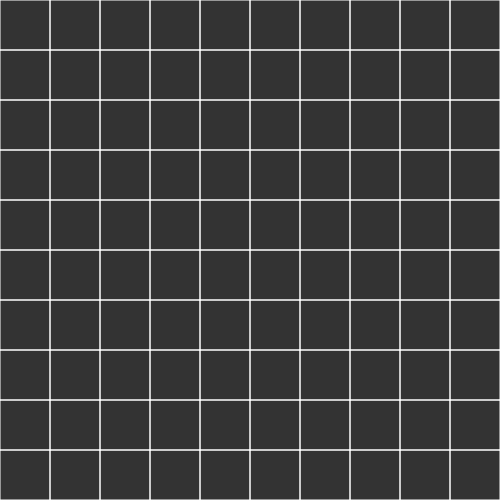
Frame 1 (no input)
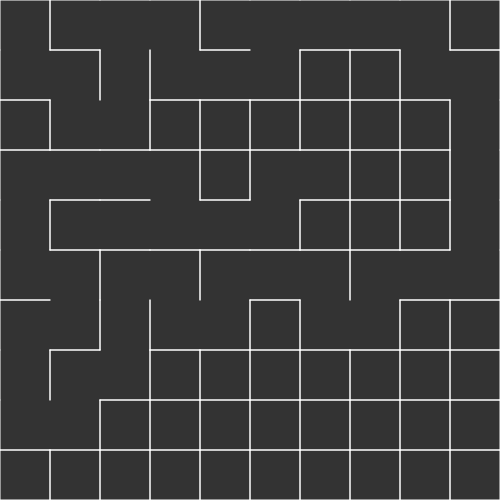
Frame 60 (no input)
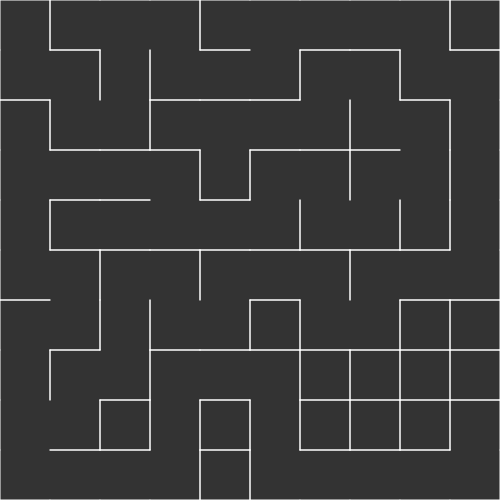
Frame 120 (the mouse pressed at the canvas centre since frame 60)

The p5.js sketch that drew these frames (run headless with seeded random() and noise() and a simulated clock; from frame 60 on, the mouse is pressed at the canvas centre):

// p5.js sketch
// ── sketch.js
// DEBUG
const DEBUG = false;

// Size of canvas
const SIZE_CANVAS = 500;

// Size cell
let currentCell;

const COUNT_CELL = 10;
const SIZE_CELL = SIZE_CANVAS / COUNT_CELL;

// Manage *A
let loadNeighbors = true;

let current;
let path = [];
let startCell;
let finishCell;

let openSet = []; // Nodes check
let closedSet = []; // Nodes not check

// Manage grid
let cols, rows;
const grid = [];
const stack = [];

function setup() {
  createCanvas(SIZE_CANVAS, SIZE_CANVAS);

  if(DEBUG) {
    frameRate(5);
  }

  cols = floor(width / SIZE_CELL);
  rows = floor(height / SIZE_CELL);

  for (let j = 0; j < rows; j++) {
    for (let i = 0; i < cols; i++) {
      const cell = new Cell(i, j);
      grid.push(cell);
    }
  }

  // Start cell visited
  currentCell = grid[0];
  // Manage *A
  startCell = currentCell;
  finishCell = random(grid);

  openSet.push(startCell);
}

function draw() {
  background(51);
  for (let i = 0; i < grid.length; i++) {
    grid[i].draw();
  }
  currentCell.visited = true;
  if(DEBUG) {
    currentCell.highlight();
  }
  /* STEP 1 */
  const next = currentCell.checkNeighbors();
  if(next) {
    next.visited = true;
    /* STEP 2 */
    stack.push(currentCell);
    /* STEP3 */
    removeWalls(currentCell, next);
    /* STEP 4 */
    currentCell = next;
  } else if(stack.length > 0) {
    currentCell = stack.pop();
  } else {
    // Load all Neighbors with node
    if(loadNeighbors) {
      for (let i = 0; i < grid.length; i++) {
        grid[i].addNeighbors();
      }
    }
    
    // Manage A*
    if(openSet.length > 0) {
      /* Value is less */
      let lowestIndex = 0;
      for (let i = 0; i < openSet.length; i++) {
        if(openSet[i].f < openSet[lowestIndex].f) {
          lowestIndex = i;
        }
      }

      current = openSet[lowestIndex];
      
      /* Finish search */
      if(openSet[lowestIndex] === finishCell) {
        noLoop();
      }

      removeFromArray(openSet, current)
      closedSet.push(current);
      
      current.neighbors.forEach(neighbor => {
        if(closedSet.includes(neighbor)) {
          return ;
        }
        const tempG = current.g + 1;
        if(openSet.includes(neighbor)) {
          if(tempG < neighbor.g) {
            neighbor.g = tempG;
          }
        } else {
          neighbor.g = tempG;
          openSet.push(neighbor);
        }
        neighbor.h = heuristic(neighbor, finishCell);
        neighbor.f = neighbor.g + neighbor.h;
        neighbor.previous = current;
      });
    } else {
      // No solution
      alert('No solution, please atention!!');
    }

    if(DEBUG) {
      for (let i = 0; i < closedSet.length; i++) {
        closedSet[i].highlight(color(255, 0, 0)); // Red
      }
      for (let i = 0; i < openSet.length; i++) {
        openSet[i].highlight(color(0, 255, 0)); // Green
      }
    }

    for (let i = 0; i < path.length; i++) {
      path[i].highlight(color(0, 0, 255)); // blue
    }

    // Find the path *A
    path = [];
    let temp = current;
    path.push(temp)
    while (temp.previous) {
      path.push(temp.previous);
      temp = temp.previous;
    }

    // Point start and end
    startCell.highlight(color('#ff0000'));
    finishCell.highlight(color(255, 204, 0));

    loadNeighbors = false;
  }
}

// ── cell.js
const TARGET_SIZE = 8;

class Cell {
  constructor(i, j) {
    this.i = i;
    this.j = j;

    this.visited = false;

    this.top = true;
    this.bottom = true;
    this.left = true;
    this.right = true;

    // *A
    this.previous = undefined;
    this.neighbors = [];
    this.f = 0;
    this.g = 0;
    this.h = 0;
  }

  addNeighbors() {
    const top = grid[getIndex(this.i, (this.j - 1))];
    const right = grid[getIndex((this.i + 1), this.j)];
    const bottom = grid[getIndex(this.i, (this.j + 1))];
    const left = grid[getIndex((this.i - 1), this.j)];
    if(top && !this.top) {
      this.neighbors.push(top);
    }
    if(bottom && !this.bottom) {
      this.neighbors.push(bottom);
    }
    if(left && !this.left) {
      this.neighbors.push(left);
    }
    if(right && !this.right) {
      this.neighbors.push(right);
    }
  }

  highlight(colorPoint = color(65)) {
    const x = this.i * SIZE_CELL;
    const y = this.j * SIZE_CELL;

    const dx = x + TARGET_SIZE;
    const dy = y + TARGET_SIZE;
    const targetSize = SIZE_CELL - (TARGET_SIZE * 2); 

    noStroke();
    fill(colorPoint);
    rect(dx, dy, targetSize, targetSize);
  }

  checkNeighbors() {
    const neighbors = [];

    const top = grid[getIndex(this.i, (this.j - 1))];
    const right = grid[getIndex((this.i + 1), this.j)];
    const bottom = grid[getIndex(this.i, (this.j + 1))];
    const left = grid[getIndex((this.i - 1), this.j)];

    if(top && !top.visited) {
      neighbors.push(top);
    }
    if(bottom && !bottom.visited) {
      neighbors.push(bottom);
    }
    if(left && !left.visited) {
      neighbors.push(left);
    }
    if(right && !right.visited) {
      neighbors.push(right);
    }
    if(neighbors.length > 0) {
      return random(neighbors);
    }
    
    return undefined;
  }

  /* Manage draw cells in the grid */
  draw() {
    const x = this.i * SIZE_CELL;
    const y = this.j * SIZE_CELL;
    const maxX = x + SIZE_CELL;
    const maxY = y + SIZE_CELL;

    stroke(255);

    /* Print lines */
    if(this.top) {
      line(x, y, maxX, y);
    }
    if(this.bottom) {
      line(x, maxY, maxX, maxY);
    }
    if(this.left) {
      line(x, y, x, maxY);
    }
    if(this.right) {
      line(maxX, y, maxX, maxY);
    }

    /* Manage visited node */
    if(this.visited && DEBUG) {
      noStroke();
      fill(255, 0, 255, 100);
      rect(x, y, SIZE_CELL, SIZE_CELL);
    }
  }
}

// ── utils.js
const removeWalls = (curr, next) => {
  const x = curr.i - next.i;
  const j = curr.j - next.j; 
  if(x === 1) {
    curr.left = false;
    next.right = false;
  }
  if(x === -1) {
    curr.right = false;
    next.left = false;
  }
  if(j === 1) {
    curr.top = false;
    next.bottom = false;
  }
  if(j === -1) {
    curr.bottom = false;
    next.top = false;
  }
}
  
const getIndex = (i, j) => {
  if(i < 0 || j < 0 || i > (cols - 1) || j > (rows - 1)) {
    return -1; // return undefined in array
  }
  return i + j * cols;
}
